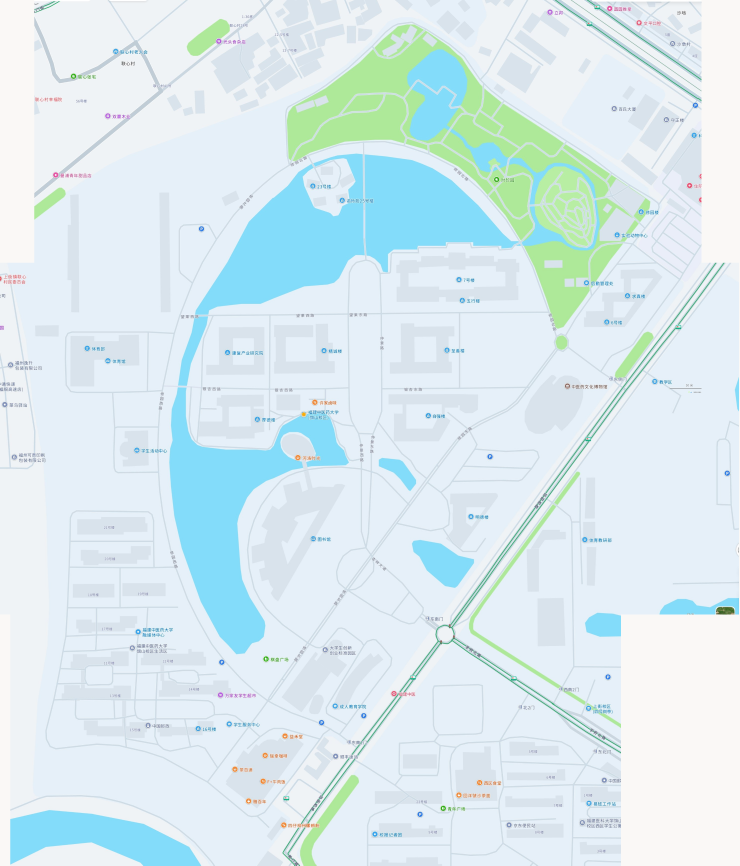
#> input picture _audit/campus_map_20261113/_data/amap/master.png, 2957 x 3463 px, found by its file name (shown at 1/4 size)
$ python zoomcheck.py
#> lines starting #> are read from the running program, lines starting #| are printed output that depends on the picture; after the words box and inside, x2 and y2 are one past the last pixel; in counts of white or black regions, pixels touching at a corner belong together
import cv2, numpy as np, os
BASE = r"C:\Users\Ko_Li\.openclaw\workspace\web\_audit\campus_map_20261113\_data\amap"
WORK = os.path.join(BASE, "_work")
m = cv2.imread(os.path.join(BASE, "master.png"))
#> m is the input picture: shape (3463, 2957, 3); mean B, G, R 240.3, 235.5, 217.7
def save(img, x0, y0, x1, y1, scale, name, step=50):
#> called with x0 = 1320, y0 = 1880, x1 = 1560, y1 = 2140, scale = 4.5, name = 'W_xinglin_zoom', step = 50
    c = cv2.resize(img[y0:y1, x0:x1], None, fx=scale, fy=scale, interpolation=cv2.INTER_CUBIC)
    font = cv2.FONT_HERSHEY_SIMPLEX
    ch, cw = c.shape[:2]
#> ch = 1170; cw = 1080
    for x in range(x0//step*step, x1+1, step):
        if x < x0: continue
        px = int((x-x0)*scale)
        if 0 <= px < cw:
            cv2.line(c, (px,0), (px,ch-1), (0,0,255) if x % 100 == 0 else (220,200,255), 1)
            if x % 100 == 0:
                for yy in (18, ch//2, ch-4): cv2.putText(c, str(x), (px+2,yy), font, 0.55, (0,0,255), 2, cv2.LINE_AA)
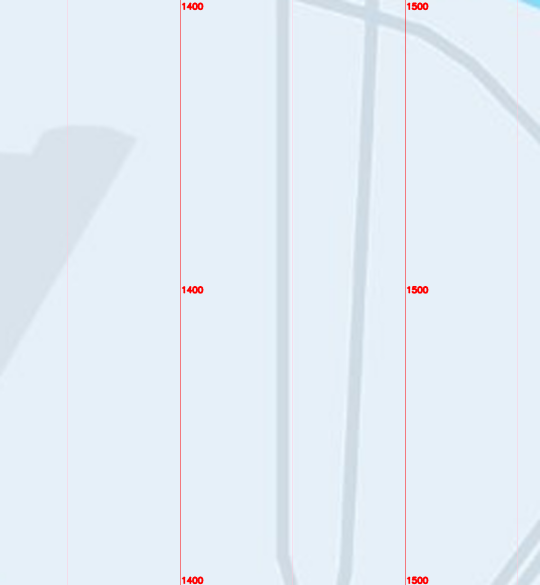
#> c: shape (1170, 1080, 3) (shown at 1/2 size); mean B, G, R 246, 237.1, 228
    for y in range(y0//step*step, y1+1, step):
        if y < y0: continue
        py = int((y-y0)*scale)
        if 0 <= py < ch:
            cv2.line(c, (0,py), (cw-1,py), (0,0,255) if y % 100 == 0 else (220,200,255), 1)
            if y % 100 == 0:
                for xx in (4, cw//2, cw-60): cv2.putText(c, str(y), (xx,py+16), font, 0.55, (0,0,255), 2, cv2.LINE_AA)
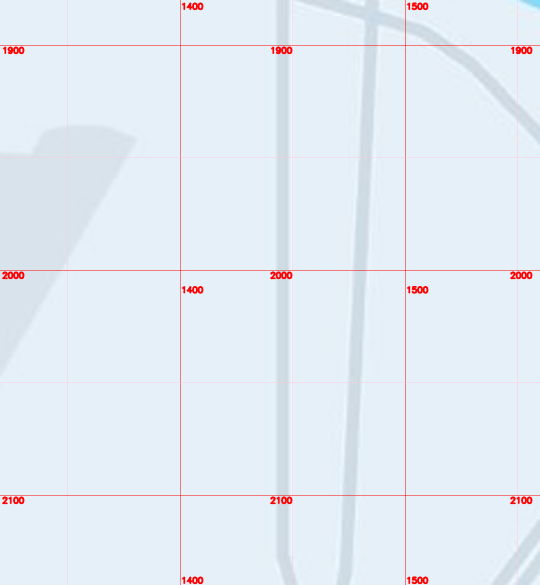
#> c: shape (1170, 1080, 3) (shown at 1/2 size); 0.85% of pixels changed, all inside (x1, y1, x2, y2) = (0, 90, 1080, 1009)
    cv2.putText(c, name, (8, 40), font, 0.9, (0,0,255), 2, cv2.LINE_AA)
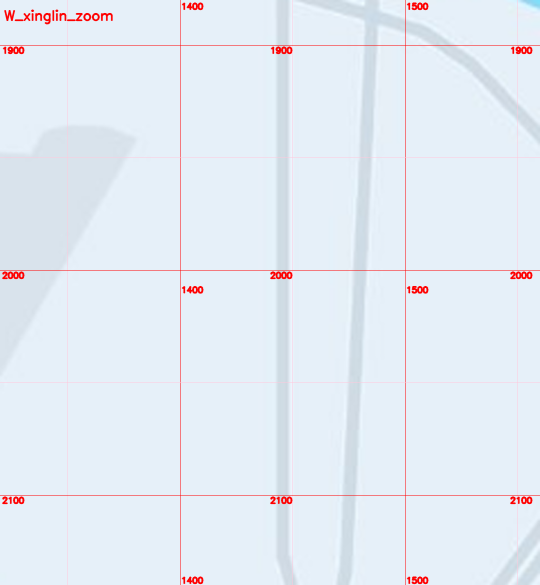
#> c: shape (1170, 1080, 3) (shown at 1/2 size); 0.21% of pixels changed, all inside (x1, y1, x2, y2) = (7, 19, 226, 49)
    cv2.imwrite(os.path.join(WORK, name + ".png"), c, [cv2.IMWRITE_PNG_COMPRESSION, 6])
    print(name, c.shape)
#| W_xinglin_zoom (1170, 1080, 3)
save(m, 1320, 1880, 1560, 2140, 4.5, "W_xinglin_zoom")
save(m, 1380, 1560, 1560, 1760, 4.5, "X_zhongjing_zoom")
#> call 2 of save, with x0 = 1380, y0 = 1560, x1 = 1560, y1 = 1760, scale = 4.5, name = 'X_zhongjing_zoom', step = 50
#> in save (call 2), `c = cv2.resize(img[y0:y1, x0:x1], None, fx=scale, fy=scale, interpolat..`:
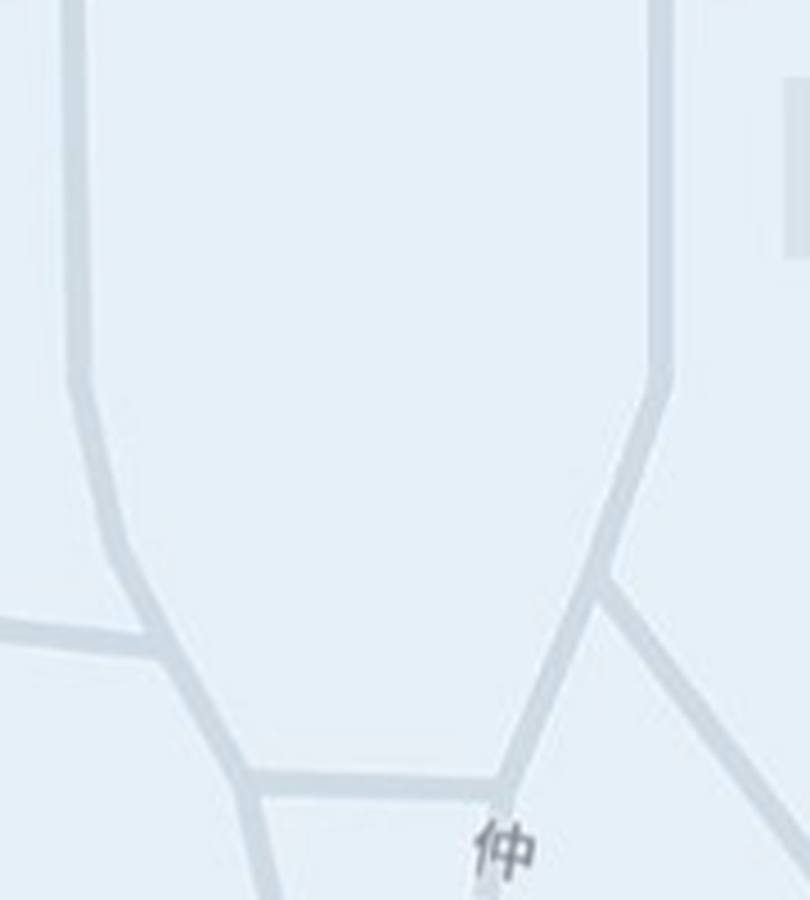
#> c: shape (900, 810, 3); mean B, G, R 246.9, 237.9, 227.7
#> in save (call 2), `font = cv2.FONT_HERSHEY_SIMPLEX`: font = 0
#> after the loop in save (call 2), `for x in range(x0//step*step, x1+1, step):`:
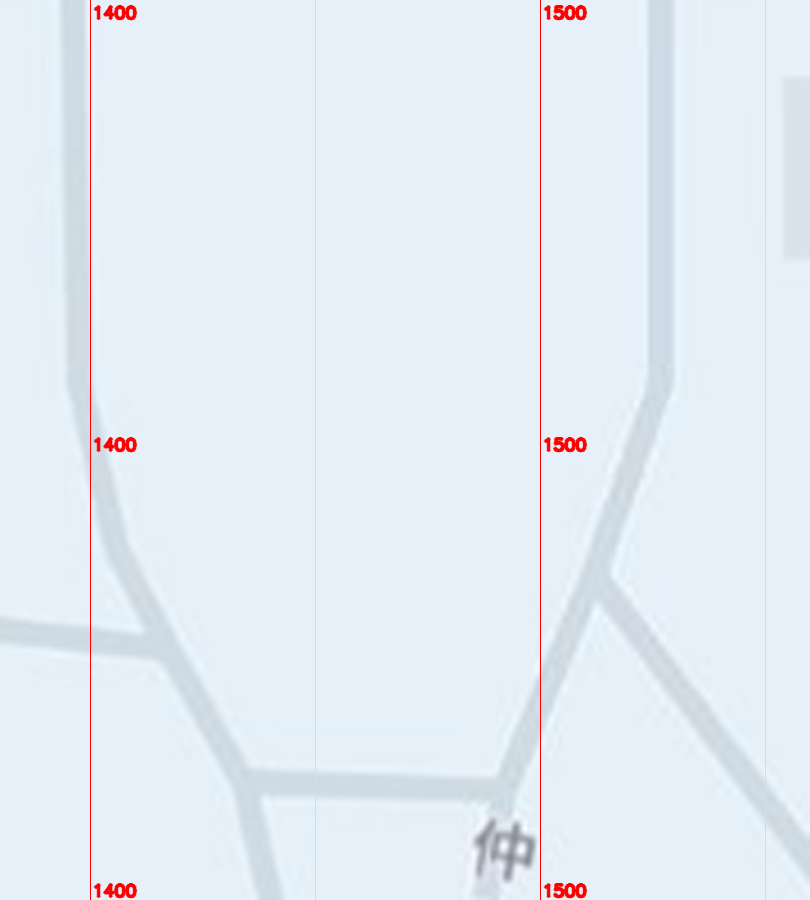
#> c: shape (900, 810, 3); 0.94% of pixels changed, all inside (x1, y1, x2, y2) = (90, 0, 766, 900)
#> after the loop in save (call 2), `for y in range(y0//step*step, y1+1, step):`:
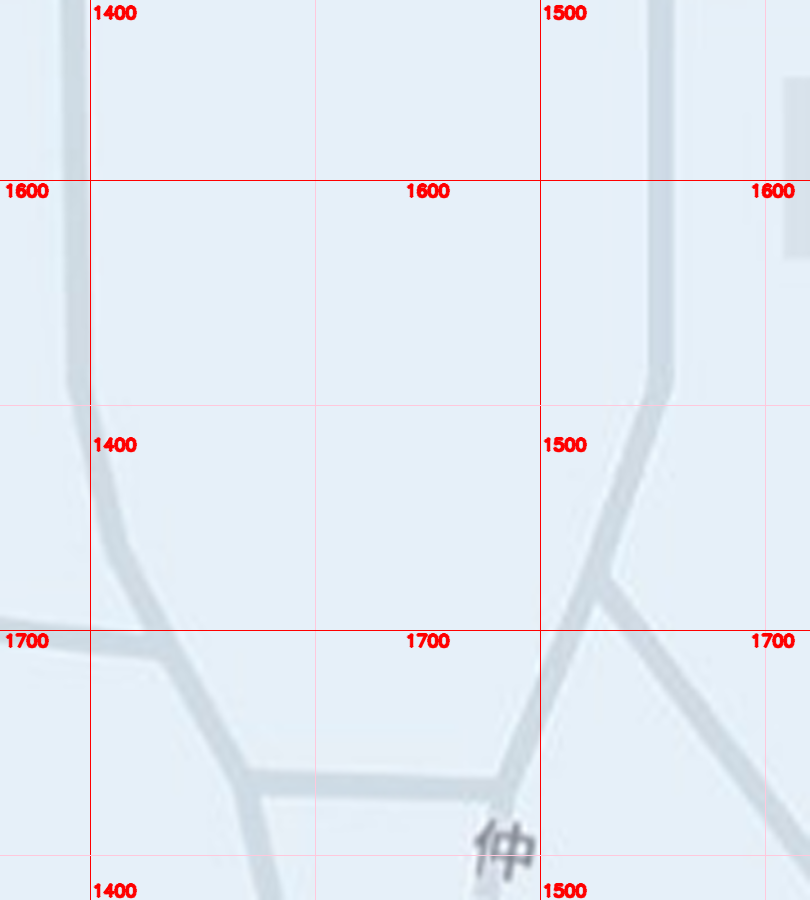
#> c: shape (900, 810, 3); 0.89% of pixels changed, all inside (x1, y1, x2, y2) = (0, 180, 810, 856)
#> in save (call 2), `cv2.putText(c, name, (8, 40), font, 0.9, (0,0,255), 2, cv2.LINE_AA)`:
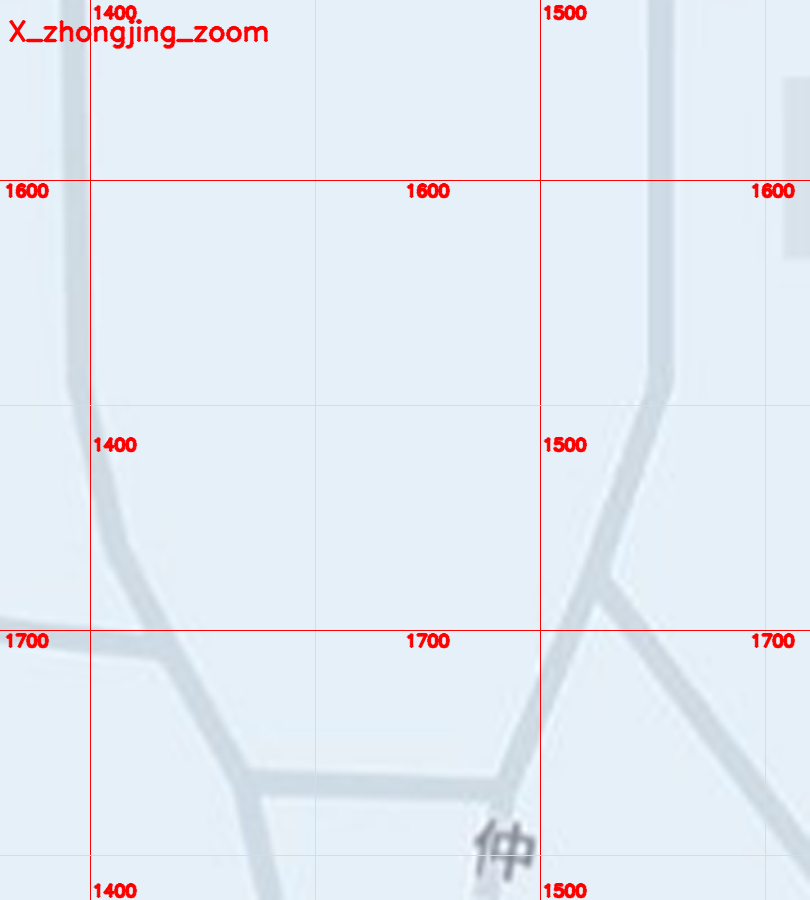
#> c: shape (900, 810, 3); 0.43% of pixels changed, all inside (x1, y1, x2, y2) = (8, 19, 269, 49)
#| X_zhongjing_zoom (900, 810, 3)
